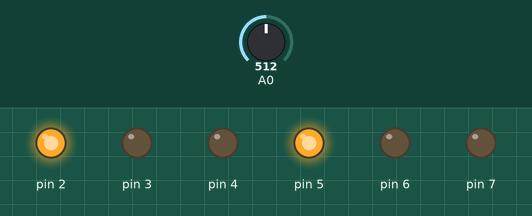
Bench run of a sketch on a simulated Arduino Uno, built with avr-gcc and run on an emulated ATmega328P. Shown: output pins drawn as LEDs (lit = HIGH). The test bench sets the inputs (shaded band); at power-on: A0 = 512. Pins used as bus, display or sensor lines are not drawn.

Above: at 1.2 s.
1.3 s: A0 set to 582
2.8 s: A0 set to 610
At 3.7 s:
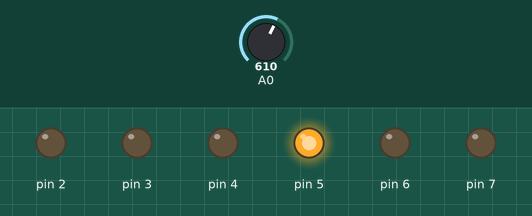
4.3 s: A0 set to 687
5.8 s: A0 set to 713
At 7.0 s:
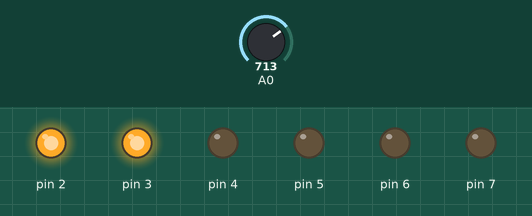
7.3 s: A0 set to 793
8.8 s: A0 set to 817
At 9.5 s:
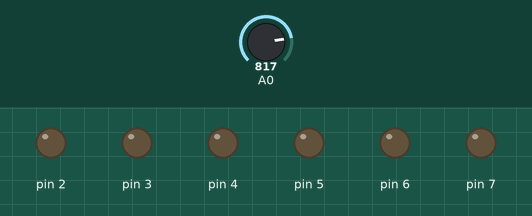
Timing chart, 0 to 11.3 s (numbered marks = the images above; inputs shaded):
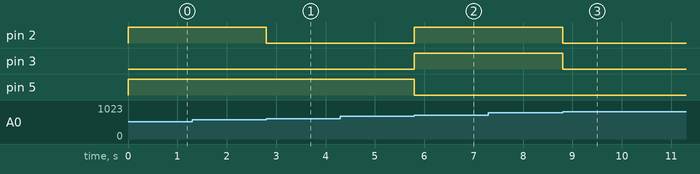

Measured:
- the behaviour switches between 599 and 600 on A0 (found by bisection; images 0 and 1)
- the behaviour switches between 699 and 700 on A0 (found by bisection; images 1 and 2)
- the behaviour switches between 799 and 800 on A0 (found by bisection; images 2 and 3)
- after the input at 1.3 s, every drawn part: stays the same
- after the input at 2.8 s, pin 2: HIGH → LOW at once
- after the input at 4.3 s, every drawn part: stays the same
- after the input at 5.8 s, pin 2, pin 3: LOW → HIGH at once; pin 5: HIGH → LOW at once
- after the input at 7.3 s, every drawn part: stays the same
- after the input at 8.8 s, pin 2, pin 3: HIGH → LOW at once

The sketch:

_7SegmentLCD_code.ino
```cpp
// An arry that stores bit pattern for 7-segment values
int array[10]={0x01,0x30,0x12,0x06,0x4c,0x24,0x20,0x0f,0x00,0x04};

void setup() {
  Serial.begin(9600);
  // connect D port of arduino to 7-segment
  DDRD = 0xff;
}

void loop() {
  // This code line will read from analogpin A0 and normalise it by 100
  // And write on PORTD with required bit pattern
  PORTD = array[(analogRead(A0)/100)];
}
```
